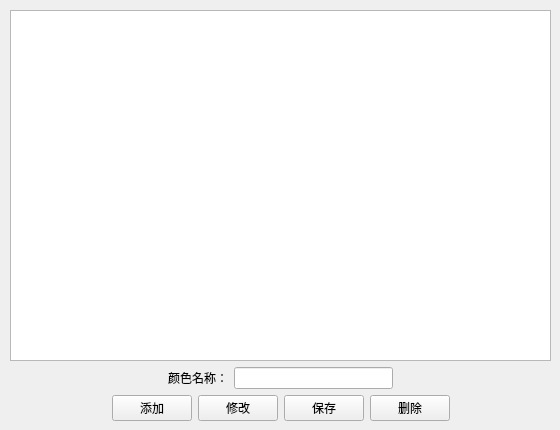
         <widget class="QWidget" name="Color_page">
          <widget class="QWidget" name="layoutWidget">
           <property name="geometry">
            <rect>
             <x>10</x>
             <y>10</y>
             <width>541</width>
             <height>411</height>
            </rect>
           </property>
           <layout class="QVBoxLayout" name="verticalLayout_9">
            <item>
             <widget class="QTableView" name="Color_tableView"/>
            </item>
            <item>
             <layout class="QHBoxLayout" name="horizontalLayout_22">
              <item>
               <spacer name="horizontalSpacer_28">
                <property name="orientation">
                 <enum>Qt::Horizontal</enum>
                </property>
                <property name="sizeHint" stdset="0">
                 <size>
                  <width>40</width>
                  <height>20</height>
                 </size>
                </property>
               </spacer>
              </item>
              <item>
               <widget class="QLabel" name="label_5">
                <property name="styleSheet">
                 <string notr="true">background:transparent</string>
                </property>
                <property name="text">
                 <string>颜色名称：</string>
                </property>
               </widget>
              </item>
              <item>
               <widget class="QLineEdit" name="Color_Name_lineEdit">
                <property name="styleSheet">
                 <string notr="true"/>
                </property>
               </widget>
              </item>
              <item>
               <spacer name="horizontalSpacer_29">
                <property name="orientation">
                 <enum>Qt::Horizontal</enum>
                </property>
                <property name="sizeHint" stdset="0">
                 <size>
                  <width>40</width>
                  <height>20</height>
                 </size>
                </property>
               </spacer>
              </item>
             </layout>
            </item>
            <item>
             <layout class="QHBoxLayout" name="horizontalLayout_24">
              <item>
               <spacer name="horizontalSpacer_30">
                <property name="orientation">
                 <enum>Qt::Horizontal</enum>
                </property>
                <property name="sizeHint" stdset="0">
                 <size>
                  <width>40</width>
                  <height>20</height>
                 </size>
                </property>
               </spacer>
              </item>
              <item>
               <layout class="QHBoxLayout" name="horizontalLayout_23">
                <item>
                 <widget class="QPushButton" name="pbnAddColor">
                  <property name="styleSheet">
                   <string notr="true"/>
                  </property>
                  <property name="text">
                   <string>添加</string>
                  </property>
                 </widget>
                </item>
                <item>
                 <widget class="QPushButton" name="pbnModifyColor">
                  <property name="styleSheet">
                   <string notr="true"/>
                  </property>
                  <property name="text">
                   <string>修改</string>
                  </property>
                 </widget>
                </item>
                <item>
                 <widget class="QPushButton" name="pbnSavdColor">
                  <property name="styleSheet">
                   <string notr="true"/>
                  </property>
                  <property name="text">
                   <string>保存</string>
                  </property>
                 </widget>
                </item>
                <item>
                 <widget class="QPushButton" name="pbnDeleteColor">
                  <property name="styleSheet">
                   <string notr="true"/>
                  </property>
                  <property name="text">
                   <string>删除</string>
                  </property>
                 </widget>
                </item>
               </layout>
              </item>
              <item>
               <spacer name="horizontalSpacer_31">
                <property name="orientation">
                 <enum>Qt::Horizontal</enum>
                </property>
                <property name="sizeHint" stdset="0">
                 <size>
                  <width>40</width>
                  <height>20</height>
                 </size>
                </property>
               </spacer>
              </item>
             </layout>
            </item>
           </layout>
          </widget>
         </widget>
